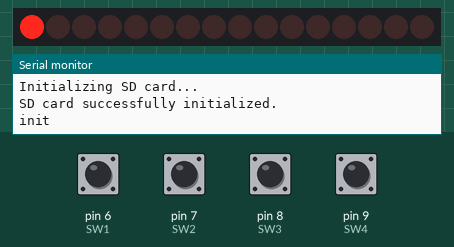
A sketch run on a simulated Arduino Nano, built with avr-gcc and run on an emulated ATmega328P. Parts: 16 shift-register outputs drawn as a row of LEDs (first output left, lit = HIGH), the last lines printed to the serial monitor. Wiring (inferred from the names in the program): 2 × shift register (74HC595): data pin 4; shift clock pin 3; latch pin 2; OE pin 5. Wiring (inferred from the signals the program sends): row of LEDs: on Q0, Q1, Q2, Q3, Q4, Q5, Q6, Q7, Q8, Q9, Q10, Q11, Q12, Q13, Q14, Q15. Inputs (shaded band) come from the test bench; at power-on: pin 6 (SW1), pin 7 (SW2), pin 8 (SW3), pin 9 (SW4) HIGH. Storage starts empty.

Above: at 1.4 s.
1.5 s: pin 6 (SW1) pulled LOW for 0.15 s
At 2.2 s:
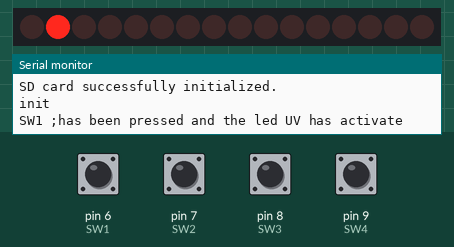
3.1 s: pin 7 (SW2) pulled LOW for 0.15 s
Timing chart, 0 to 6.1 s (numbered marks = the images above; inputs shaded):
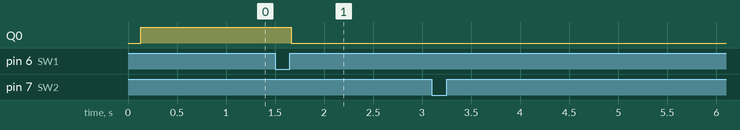

The sketch:

chliran_version5.ino
```cpp
#include "FONCTION_and_CONST.h"
File logFile;

void setup() {
  Serial.begin(Bauderate);
   while (!Serial);  // Wait for Serial Monitor to be ready

    // Initialize the SD card
    Serial.println("Initializing SD card...");
    if (!SD.begin(CHIPSELECT)) {
        Serial.println("SD card initialization failed!");
    } else {
        Serial.println("SD card successfully initialized.");
    }

  // Initialize output pins for shift register
  pinMode(Data_Serial, OUTPUT);
  pinMode(ClockPin, OUTPUT);
  pinMode(LatchPin, OUTPUT);
  pinMode(Output_Enable, OUTPUT);

  // Initialize input pins for switches with internal pull-up resistors
  pinMode(SW1, INPUT_PULLUP);
  pinMode(SW2, INPUT_PULLUP);
  pinMode(SW3, INPUT_PULLUP);
  pinMode(SW4, INPUT_PULLUP);
  //pinMode(SW5, INPUT_PULLUP);

  // Initialize shift register and switch states
  init_shift_register();
  init_switch_state();

  // Set the first LED on power up
  out_data = SET_FIRST_SW_LED();
  wdt_enable(WDTO_2S);
  Serial.println("init");
  logEvent("init");
  time_log = millis();
}

void loop() {

  if(millis() - time_log > SET_DAY){
    logEvent("5 hours have passed");
    time_log = millis();
  }

  //button = read_press_button();
  wdt_reset();
  // Check if current switch is pressed and is active in the sequence
  if(PRESS_BUTTON(index_switch) && (checkSW[index_switch] == HIGH)){

    logMessage = "SW" + String(index_switch + 1) + " ;has been pressed and the led UV has activate";
    logEvent(logMessage.c_str());
    Serial.println("SW" + String(index_switch + 1) + " ;has been pressed and the led UV has activate");
    timer_on = millis();
    // Shift LED to next position
    out_data = SHIFT_LEFT(out_data);
    while(millis() - timer_on < TIME_LED_ON){
      //Serial.println("enter to the delay mode ON");
      log_press_button();
      wdt_reset();
    }
    RESET_ALL(out_data);
    timer_off = millis();
    while(millis() - timer_off < TIME_LED_OFF){
      //Serial.println("enter to the delay mode OFF");
        log_press_button();
        wdt_reset();
    }
    timer_on = 0;
    timer_off = 0;

    // If not the last switch, shift LED one more position
    if(index_switch < NUMBER_OF_SWITCH - 1){
      out_data = SHIFT_LEFT(out_data);
      Serial.println("Led SW" + String(index_switch + 2) + " ;has activate");
    }

    // Update switch states for next sequence
    checkSW[index_switch] = LOW;      // Deactivate current switch
    checkSW[(index_switch + 1) % NUMBER_OF_SWITCH] = HIGH; // Activate next switch
    index_switch++;                   // Move to next switch in sequence

    // Debug information
    Serial.println("out data: " + String(out_data));
    Serial.println("index_switch: " + String(index_switch));
    for(int i = 0; i < NUMBER_OF_SWITCH; i++){
      Serial.print("checkSW" + String(i + 1) + ": ");
      Serial.println(checkSW[i]);
    }


  }
  else {
    for (int i = 1; i <= 3; i++) {
      int swIndex = (index_switch + i) % NUMBER_OF_SWITCH;
      if (PRESS_BUTTON(swIndex)) {
        logMessage = "SW" + String(swIndex + 1) + " ;has been pressed";
        logEvent(logMessage.c_str());
        Serial.println(logMessage);
      }
    }
  }


  //BLINK(out_data);

  // Reset sequence when reaching the last switch
  if(index_switch == NUMBER_OF_SWITCH){
    Serial.println("enter to the reset");
    wdt_reset();
    RESET_ALL(out_data);             // Turn off all LEDs
    checkSW[index_switch] = LOW;     // Deactivate last switch
    index_switch = 0;                // Reset to first switch
    checkSW[index_switch] = HIGH;    // Activate first switch
    out_data = SET_FIRST_SW_LED();   // Turn on first LED
    Serial.println("out data: " + String(out_data));
  }
  if(out_data == 65536 -1){
    RESET_ALL(out_data);
  }

}
```

CONST.cpp
```cpp
#include "FONCTION_and_CONST.h"

const int Bauderate = 9600;
// Array of switch pins for easy iteration
const int SWITCH_PINS[] = {SW1, SW2, SW3, SW4};//add SW5
const int NUMBER_OF_SWITCH = 4;

// Timing constants (in milliseconds)
const int16_t DELAY_BLINK = 300;
const int16_t BOUNCE_TIME = 100;        // Debounce delay for switches
const unsigned long  TIME_LED_ON = 90000;       // Duration LED stays on
const unsigned long  TIME_LED_OFF = 50;       // Duration LED stays off
const int16_t DELAY_AFTER_SHIFT = 100;  // Delay after shifting LED position
const unsigned long SET_DAY = 3600000*5;
unsigned long timer_on = 0;
unsigned long timer_off = 0;
unsigned long time_log = 0;

// Global variables
int16_t out_data = 0;                   // Current state of shift register outputs
int index_switch = 0;                   // Current switch index in sequence
bool checkSW[NUMBER_OF_SWITCH];         // Array to track active switch in sequence
bool checkStates[NUMBER_OF_SWITCH] ;  // Array for switch debounce states

//log message
String logMessage;
```

FONCTION.cpp
```cpp
#include "FONCTION_and_CONST.h"

/**
 * Initialize shift register by setting Output Enable and Latch pins
 * OE is set LOW to enable outputs
 */
void init_shift_register(){
  digitalWrite(Output_Enable, LOW);  // Enable outputs
  delay(10);
  digitalWrite(LatchPin, LOW);       // Prepare for data input
}

/**
 * Initialize switch state array
 * Sets all switches to LOW except first one
 */
void init_switch_state(){
  for(int i = 0; i < NUMBER_OF_SWITCH; i++){
      checkSW[i] = LOW;
      checkStates[i] =  LOW;
  }
  checkSW[0] = HIGH;  // Activate first switch
}

/**
 * Handle button press with debouncing
 * @param switchNumber Index of switch to check (0 to NUMBER_OF_SWITCH-1)
 * @return HIGH if button was pressed and released, LOW otherwise
 */
bool PRESS_BUTTON(uint8_t switchNumber) {
    // Check if button is pressed
    if (digitalRead(SWITCH_PINS[switchNumber]) == LOW && checkStates[switchNumber] == LOW) {
        delay(BOUNCE_TIME);
        checkStates[switchNumber] = HIGH;
    }

    // Check if button is released
    if (digitalRead(SWITCH_PINS[switchNumber]) == HIGH && checkStates[switchNumber] == HIGH) {
        checkStates[switchNumber] = LOW;
        return HIGH;
    }
    return LOW;
}


/**
 * Reset all LEDs to OFF state
 * @param data Current LED state (will be set to 0)
 */
void RESET_ALL(int data){
   data = 0;
   // Send 16 bits of zeros (two 8-bit shifts)
   shiftOut(Data_Serial, ClockPin, MSBFIRST, data >> 8);
   shiftOut(Data_Serial, ClockPin, MSBFIRST, data);
   digitalWrite(LatchPin, HIGH);  // Latch data
   delay(DELAY_AFTER_SHIFT);
   digitalWrite(LatchPin, LOW);   // Prepare for next data
}

/**
 * Set first LED in sequence
 * @return 1 (binary 0000000000000001)
 */
int SET_FIRST_SW_LED(){
   RESET_ALL(out_data);          // Clear all LEDs first
   shiftOut(Data_Serial, ClockPin, MSBFIRST, 1);  // Set first LED
   digitalWrite(LatchPin, HIGH);  // Latch data
   delay(DELAY_AFTER_SHIFT);
   digitalWrite(LatchPin, LOW);   // Prepare for next data
   return 1;
}

/**
 * Shift LED pattern one position left
 * @param data Current LED pattern
 * @return New LED pattern after shift
 */
int SHIFT_LEFT(int data){
   data = data << 1;             // Shift bits left
   // Send 16 bits in two 8-bit chunks
   shiftOut(Data_Serial, ClockPin, MSBFIRST, (data >> 8));
   shiftOut(Data_Serial, ClockPin, MSBFIRST, data);
   digitalWrite(LatchPin, HIGH);  // Latch data
   delay(DELAY_AFTER_SHIFT);
   digitalWrite(LatchPin, LOW);   // Prepare for next data
   return data;
}

void BLINK(int data){
  shiftOut(Data_Serial, ClockPin, MSBFIRST, (data >> 8));
   shiftOut(Data_Serial, ClockPin, MSBFIRST, data);
   digitalWrite(LatchPin, HIGH);  // Latch data
   delay(DELAY_AFTER_SHIFT);
   digitalWrite(LatchPin, LOW);   // Prepare for next data
   delay(DELAY_BLINK);
   RESET_ALL(data);
   delay(DELAY_BLINK);
}

void logEvent(const char* message) {
    File logFile = SD.open("log.txt", FILE_WRITE);
    if (logFile) {
        logFile.print(millis());
        logFile.print(" ms ; ");
        logFile.println(message);
        logFile.close();
    } else {
        Serial.println("Erreur d'écriture sur la carte SD.");
    }
}


void log_press_button(){

  for(int i = 0; i < NUMBER_OF_SWITCH; i++){
      wdt_reset();
      if(PRESS_BUTTON(i)) {
        logMessage = "SW" + String(i + 1) + " ;has been pressed";
        logEvent(logMessage.c_str());
        Serial.println(logMessage.c_str());
      }
    }
}
```

FONCTION_and_CONST.h
```cpp
#ifndef FONCTION
#define FONCTION

#include "Arduino.h"
#include "stdint.h"
#include <math.h>
#include <avr/wdt.h>
#include <SPI.h>
#include <SD.h>

/*
*==================Arduino Nano pinout================
 *                      _______
 *                 TXD-|       |-Vin
 *                 RXD-|       |-Gnd
 *                 RST-|       |-RST
 *                 GND-|       |-+5V
 *        LatchPin  D2-|       |-A7
 *        ClockPin  D3-|       |-A6
 *     Data Serial  D4-|       |-A5
 *   Output enable  D5-|       |-A4
 *             SW1  D6-|       |-A3
 *             SW2  D7-|       |-A2
 *             SW3  D8-|       |-A1
 *             SW4  D9-|       |-A0
 *      CHIPSELECT D10-|       |-Ref
 *            MOSI D11-|       |-3.3V to SDcard
 *            MISO D12-|       |-D13  SCK
 *                      --USB--
 *===================================================
 */

// Pin definitions for shift register
#define LatchPin 2        // ST_CP: Storage register input
#define ClockPin 3        // SH_CP: Shift register clock input
#define Data_Serial 4     // DS: Serial data input
#define Output_Enable 5   // OE: Output enable (active LOW)

// Pin definitions for switches
#define SW1 6
#define SW2 7
#define SW3 8
#define SW4 9
//#define SW5 A0

//SD card
#define CHIPSELECT 10

extern const int Bauderate;
// Array of switch pins for easy iteration
extern const int SWITCH_PINS[];//add SW5
extern const int NUMBER_OF_SWITCH;

// Timing constants (in milliseconds)
extern const int16_t DELAY_BLINK;
extern const int16_t BOUNCE_TIME;        // Debounce delay for switches
extern const unsigned long  TIME_LED_ON;       // Duration LED stays on
extern const unsigned long  TIME_LED_OFF;       // Duration LED stays off
extern const int16_t DELAY_AFTER_SHIFT;  // Delay after shifting LED position
extern const unsigned long SET_DAY;
extern unsigned long timer_on;
extern unsigned long timer_off;
extern unsigned long time_log;

// Global variables
extern int16_t out_data;                   // Current state of shift register outputs
extern int index_switch;                   // Current switch index in sequence
extern bool checkSW[];         // Array to track active switch in sequence
extern bool checkStates[] ;  // Array for switch debounce states
extern String logMessage ;


void init_shift_register();
void init_switch_state();
bool PRESS_BUTTON(uint8_t switchNumber);
void RESET_ALL(int data);
int SET_FIRST_SW_LED();
int SHIFT_LEFT(int data);
void BLINK(int data);
void logEvent(const char* message);
void log_press_button();


#endif
```

Measured:
- after the input at 1.5 s, Q0: HIGH → LOW after 0.16 s
